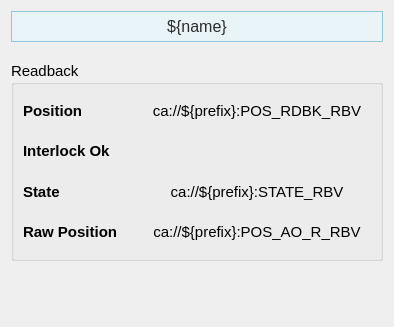
<?xml version="1.0" encoding="UTF-8"?>
<ui version="4.0">
 <class>Form</class>
 <widget class="QWidget" name="Form">
  <property name="geometry">
   <rect>
    <x>0</x>
    <y>0</y>
    <width>394</width>
    <height>327</height>
   </rect>
  </property>
  <property name="sizePolicy">
   <sizepolicy hsizetype="Preferred" vsizetype="Preferred">
    <horstretch>0</horstretch>
    <verstretch>0</verstretch>
   </sizepolicy>
  </property>
  <property name="windowTitle">
   <string>Form</string>
  </property>
  <layout class="QVBoxLayout" name="verticalLayout_2">
   <item>
    <widget class="PyDMLabel" name="PyDMLabel_11">
     <property name="maximumSize">
      <size>
       <width>16777215</width>
       <height>40</height>
      </size>
     </property>
     <property name="font">
      <font>
       <pointsize>12</pointsize>
      </font>
     </property>
     <property name="toolTip">
      <string/>
     </property>
     <property name="styleSheet">
      <string notr="true">    background-color: #e8f4f8;

    border: 1px solid #90c8e0;

    padding: 5px;

    color: rgb(43, 43, 43);</string>
     </property>
     <property name="text">
      <string>${name}</string>
     </property>
     <property name="alignment">
      <set>Qt::AlignCenter</set>
     </property>
    </widget>
   </item>
   <item>
    <spacer name="verticalSpacer_2">
     <property name="orientation">
      <enum>Qt::Vertical</enum>
     </property>
     <property name="sizeType">
      <enum>QSizePolicy::Fixed</enum>
     </property>
     <property name="sizeHint" stdset="0">
      <size>
       <width>20</width>
       <height>13</height>
      </size>
     </property>
    </spacer>
   </item>
   <item>
    <widget class="QGroupBox" name="groupBox">
     <property name="sizePolicy">
      <sizepolicy hsizetype="Preferred" vsizetype="Fixed">
       <horstretch>0</horstretch>
       <verstretch>0</verstretch>
      </sizepolicy>
     </property>
     <property name="minimumSize">
      <size>
       <width>0</width>
       <height>200</height>
      </size>
     </property>
     <property name="font">
      <font>
       <pointsize>11</pointsize>
      </font>
     </property>
     <property name="title">
      <string>Readback</string>
     </property>
     <layout class="QVBoxLayout" name="verticalLayout_14">
      <item>
       <layout class="QHBoxLayout" name="horizontalLayout_4" stretch="1,2">
        <item>
         <layout class="QVBoxLayout" name="verticalLayout">
          <item>
           <widget class="QLabel" name="interlock_ok_label_9">
            <property name="font">
             <font>
              <pointsize>11</pointsize>
             </font>
            </property>
            <property name="styleSheet">
             <string/>
            </property>
            <property name="text">
             <string>&lt;html&gt;&lt;head/&gt;&lt;body&gt;&lt;p&gt;&lt;span style=&quot; font-weight:600;&quot;&gt;Position&lt;/span&gt;&lt;/p&gt;&lt;/body&gt;&lt;/html&gt;</string>
            </property>
           </widget>
          </item>
          <item>
           <widget class="QLabel" name="interlock_ok_label_8">
            <property name="font">
             <font>
              <pointsize>11</pointsize>
             </font>
            </property>
            <property name="styleSheet">
             <string/>
            </property>
            <property name="text">
             <string>&lt;html&gt;&lt;head/&gt;&lt;body&gt;&lt;p&gt;&lt;span style=&quot; font-weight:600;&quot;&gt;Interlock Ok&lt;/span&gt;&lt;/p&gt;&lt;/body&gt;&lt;/html&gt;</string>
            </property>
           </widget>
          </item>
          <item>
           <widget class="QLabel" name="interlock_ok_label_11">
            <property name="font">
             <font>
              <pointsize>11</pointsize>
             </font>
            </property>
            <property name="styleSheet">
             <string/>
            </property>
            <property name="text">
             <string>&lt;html&gt;&lt;head/&gt;&lt;body&gt;&lt;p&gt;&lt;span style=&quot; font-weight:600;&quot;&gt;State&lt;/span&gt;&lt;/p&gt;&lt;/body&gt;&lt;/html&gt;</string>
            </property>
           </widget>
          </item>
          <item>
           <widget class="QLabel" name="interlock_ok_label_10">
            <property name="font">
             <font>
              <pointsize>11</pointsize>
             </font>
            </property>
            <property name="styleSheet">
             <string/>
            </property>
            <property name="text">
             <string>&lt;html&gt;&lt;head/&gt;&lt;body&gt;&lt;p&gt;&lt;span style=&quot; font-weight:600;&quot;&gt;Raw Position&lt;/span&gt;&lt;/p&gt;&lt;/body&gt;&lt;/html&gt;</string>
            </property>
           </widget>
          </item>
         </layout>
        </item>
        <item>
         <layout class="QVBoxLayout" name="verticalLayout_4">
          <item>
           <widget class="PyDMLabel" name="PyDMLabel_8">
            <property name="toolTip">
             <string/>
            </property>
            <property name="text">
             <string>ca://${prefix}:POS_RDBK_RBV</string>
            </property>
            <property name="alignment">
             <set>Qt::AlignCenter</set>
            </property>
            <property name="precision">
             <number>0</number>
            </property>
            <property name="showUnits">
             <bool>false</bool>
            </property>
            <property name="precisionFromPV">
             <bool>true</bool>
            </property>
            <property name="alarmSensitiveContent">
             <bool>false</bool>
            </property>
            <property name="alarmSensitiveBorder">
             <bool>true</bool>
            </property>
            <property name="PyDMToolTip">
             <string/>
            </property>
            <property name="channel">
             <string>ca://${prefix}:POS_RDBK_RBV</string>
            </property>
            <property name="enableRichText">
             <bool>false</bool>
            </property>
            <property name="displayLabelText">
             <bool>false</bool>
            </property>
            <property name="disconnectedText">
             <string/>
            </property>
           </widget>
          </item>
          <item>
           <widget class="PyDMByteIndicator" name="PyDMByteIndicator">
            <property name="toolTip">
             <string/>
            </property>
            <property name="channel">
             <string>ca://${prefix}:OPN_OK_RBV</string>
            </property>
            <property name="showLabels">
             <bool>false</bool>
            </property>
            <property name="circles">
             <bool>true</bool>
            </property>
           </widget>
          </item>
          <item>
           <widget class="PyDMLabel" name="PyDMLabel_10">
            <property name="toolTip">
             <string/>
            </property>
            <property name="text">
             <string>ca://${prefix}:STATE_RBV</string>
            </property>
            <property name="alignment">
             <set>Qt::AlignCenter</set>
            </property>
            <property name="precision">
             <number>0</number>
            </property>
            <property name="showUnits">
             <bool>false</bool>
            </property>
            <property name="precisionFromPV">
             <bool>true</bool>
            </property>
            <property name="alarmSensitiveContent">
             <bool>false</bool>
            </property>
            <property name="alarmSensitiveBorder">
             <bool>true</bool>
            </property>
            <property name="PyDMToolTip">
             <string/>
            </property>
            <property name="channel">
             <string>ca://${prefix}:STATE_RBV</string>
            </property>
            <property name="enableRichText">
             <bool>false</bool>
            </property>
            <property name="displayLabelText">
             <bool>false</bool>
            </property>
            <property name="disconnectedText">
             <string/>
            </property>
           </widget>
          </item>
          <item>
           <widget class="PyDMLabel" name="PyDMLabel_9">
            <property name="toolTip">
             <string/>
            </property>
            <property name="text">
             <string>ca://${prefix}:POS_AO_R_RBV</string>
            </property>
            <property name="alignment">
             <set>Qt::AlignCenter</set>
            </property>
            <property name="precision">
             <number>0</number>
            </property>
            <property name="showUnits">
             <bool>false</bool>
            </property>
            <property name="precisionFromPV">
             <bool>true</bool>
            </property>
            <property name="alarmSensitiveContent">
             <bool>false</bool>
            </property>
            <property name="alarmSensitiveBorder">
             <bool>true</bool>
            </property>
            <property name="PyDMToolTip">
             <string/>
            </property>
            <property name="channel">
             <string>ca://${prefix}:POS_AO_R_RBV</string>
            </property>
            <property name="enableRichText">
             <bool>false</bool>
            </property>
            <property name="displayLabelText">
             <bool>false</bool>
            </property>
            <property name="disconnectedText">
             <string/>
            </property>
           </widget>
          </item>
         </layout>
        </item>
       </layout>
      </item>
     </layout>
    </widget>
   </item>
   <item>
    <spacer name="verticalSpacer">
     <property name="orientation">
      <enum>Qt::Vertical</enum>
     </property>
     <property name="sizeHint" stdset="0">
      <size>
       <width>20</width>
       <height>89</height>
      </size>
     </property>
    </spacer>
   </item>
  </layout>
 </widget>
 <customwidgets>
  <customwidget>
   <class>PyDMByteIndicator</class>
   <extends>QWidget</extends>
   <header>pydm.widgets.byte</header>
  </customwidget>
  <customwidget>
   <class>PyDMLabel</class>
   <extends>QLabel</extends>
   <header>pydm.widgets.label</header>
  </customwidget>
 </customwidgets>
 <resources/>
 <connections/>
</ui>
